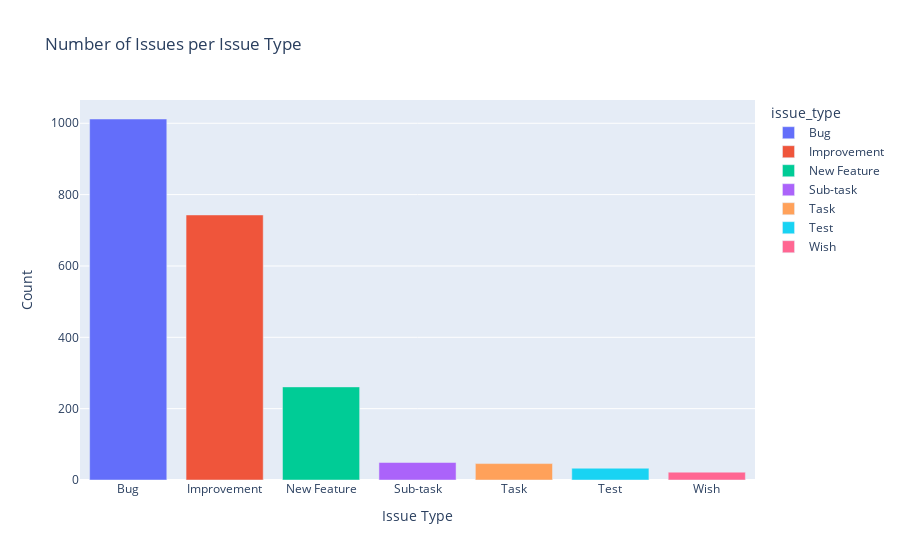

This figure's notebook cell:
### Code cell
# Check the occurrence of each issue type in the dataset

# Group the dataframe by 'issue_type' and calculate the count of occurrences
grouped = df_issues['issue_type'].value_counts().reset_index()

# Rename the columns for clarity
grouped.columns = ['issue_type', 'count']

# Create an interactive bar plot using Plotly Express
fig = px.bar(grouped, x='issue_type', y='count', title='Number of Issues per Issue Type', color='issue_type')
fig.update_layout(xaxis_title='Issue Type', yaxis_title='Count')

# Show the plot
fig.show()

### Figure 1 — Plotly figure (JSON) as saved in the notebook; plotly's stock layout.template omitted (floating-point values rounded to 4 significant figures)
{"data": [{"alignmentgroup": "True", "hovertemplate": "issue_type=%{x}<br>count=%{y}<extra></extra>", "legendgroup": "Bug", "marker": {"color": "#636efa", "pattern": {"shape": ""}}, "name": "Bug", "offsetgroup": "Bug", "orientation": "v", "showlegend": true, "textposition": "auto", "type": "bar", "x": ["Bug"], "xaxis": "x", "y": [1012], "yaxis": "y"}, {"alignmentgroup": "True", "hovertemplate": "issue_type=%{x}<br>count=%{y}<extra></extra>", "legendgroup": "Improvement", "marker": {"color": "#EF553B", "pattern": {"shape": ""}}, "name": "Improvement", "offsetgroup": "Improvement", "orientation": "v", "showlegend": true, "textposition": "auto", "type": "bar", "x": ["Improvement"], "xaxis": "x", "y": [743], "yaxis": "y"}, {"alignmentgroup": "True", "hovertemplate": "issue_type=%{x}<br>count=%{y}<extra></extra>", "legendgroup": "New Feature", "marker": {"color": "#00cc96", "pattern": {"shape": ""}}, "name": "New Feature", "offsetgroup": "New Feature", "orientation": "v", "showlegend": true, "textposition": "auto", "type": "bar", "x": ["New Feature"], "xaxis": "x", "y": [261], "yaxis": "y"}, {"alignmentgroup": "True", "hovertemplate": "issue_type=%{x}<br>count=%{y}<extra></extra>", "legendgroup": "Sub-task", "marker": {"color": "#ab63fa", "pattern": {"shape": ""}}, "name": "Sub-task", "offsetgroup": "Sub-task", "orientation": "v", "showlegend": true, "textposition": "auto", "type": "bar", "x": ["Sub-task"], "xaxis": "x", "y": [49], "yaxis": "y"}, {"alignmentgroup": "True", "hovertemplate": "issue_type=%{x}<br>count=%{y}<extra></extra>", "legendgroup": "Task", "marker": {"color": "#FFA15A", "pattern": {"shape": ""}}, "name": "Task", "offsetgroup": "Task", "orientation": "v", "showlegend": true, "textposition": "auto", "type": "bar", "x": ["Task"], "xaxis": "x", "y": [46], "yaxis": "y"}, {"alignmentgroup": "True", "hovertemplate": "issue_type=%{x}<br>count=%{y}<extra></extra>", "legendgroup": "Test", "marker": {"color": "#19d3f3", "pattern": {"shape": ""}}, "name": "Test", "offsetgroup": "Test", "orientation": "v", "showlegend": true, "textposition": "auto", "type": "bar", "x": ["Test"], "xaxis": "x", "y": [33], "yaxis": "y"}, {"alignmentgroup": "True", "hovertemplate": "issue_type=%{x}<br>count=%{y}<extra></extra>", "legendgroup": "Wish", "marker": {"color": "#FF6692", "pattern": {"shape": ""}}, "name": "Wish", "offsetgroup": "Wish", "orientation": "v", "showlegend": true, "textposition": "auto", "type": "bar", "x": ["Wish"], "xaxis": "x", "y": [22], "yaxis": "y"}], "layout": {"barmode": "relative", "legend": {"title": {"text": "issue_type"}, "tracegroupgap": 0}, "title": {"text": "Number of Issues per Issue Type"}, "xaxis": {"anchor": "y", "categoryarray": ["Bug", "Improvement", "New Feature", "Sub-task", "Task", "Test", "Wish"], "categoryorder": "array", "domain": [0, 1], "title": {"text": "Issue Type"}}, "yaxis": {"anchor": "x", "domain": [0, 1], "title": {"text": "Count"}}}}
